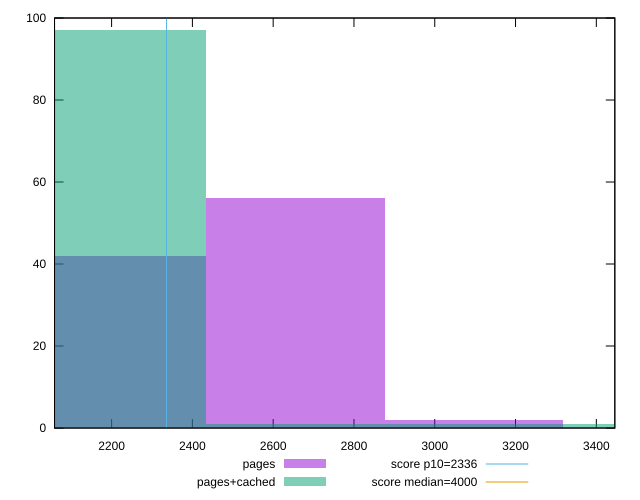

Reproduce this figure in gnuplot.
reset

$pages <<EOF
3096.9455082198324 2
2654.524721331285 56
2212.103934442737 42
EOF

$pagesCached <<EOF
3539.3662951083797 1
3096.9455082198324 1
2212.103934442737 97
2654.524721331285 1
EOF

set key outside below
set boxwidth 442.42078688854747
set xrange [2058.7039999999997:3445.8105000000005]
set yrange [0:100]
set trange [0:100]
set style fill transparent solid 0.5 noborder

set parametric
set terminal svg size 640, 500 enhanced background rgb 'white'
set output "report_00017_2021-02-10T15-08-03.406Z/first-meaningful-paint/comparison/histogram/0_vs_1.svg"

plot $pages title "pages" with boxes, \
     $pagesCached title "pages+cached" with boxes, \
     2336,t title "score p10=2336", \
     4000,t title "score median=4000"

reset
